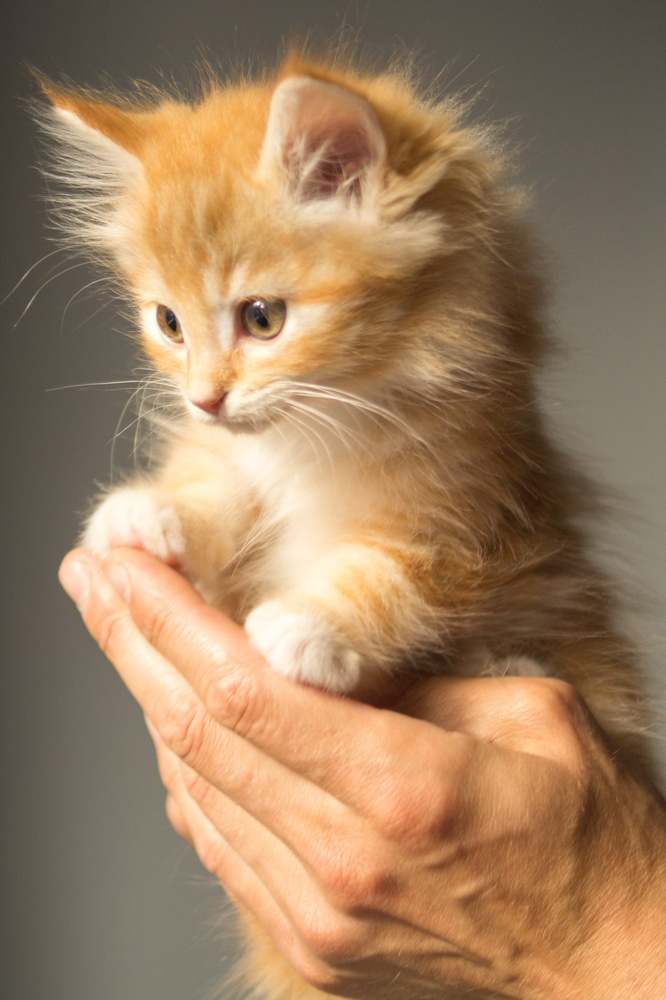
#> input picture Aula03/images/cat03.jpg, 666 x 1000 px, shrunk from 2261 x 3396 before the run
$ jupyter execute Aula02.ipynb   (shell and % lines are left out)
#> lines starting #> are read from the running program, lines starting #| are printed output that depends on the picture
[cell 1]
# %matplotlib notebook

import numpy as np
import matplotlib
import matplotlib.pyplot as plt
import multiprocessing

from ipywidgets import widgets

import skimage
from skimage import io
from skimage.viewer import ImageViewer


matplotlib.rcParams['toolbar'] = 'None'

[cell 2]
img = io.imread(f'images/cat03.jpg')
#> img is the input picture: shape (1000, 666, 3); mean R, G, B 158, 127.2, 96.3
# img = skimage.transform.rescale(img, 1) # Convert image color range to [0, 1[
print(img.shape)
#| (1000, 666, 3)
img[:2]

[cell 3]
# viewer = ImageViewer(img)
# viewer.show()
plt.imshow(img)

[cell 4]
gray_image = img.copy()

# Normalize image, converting it to grayscale and it's scale to [0, 1[
y_, x_, _ = gray_image.shape
#> y_ = 1000; x_ = 666
for x in range(x_):
    for y in range(y_):
        r, g, b = gray_image[y, x]
        gray = (int(r) + int(g) + int(b)) / int(3)
        gray_image[y, x] = (gray, gray, gray)
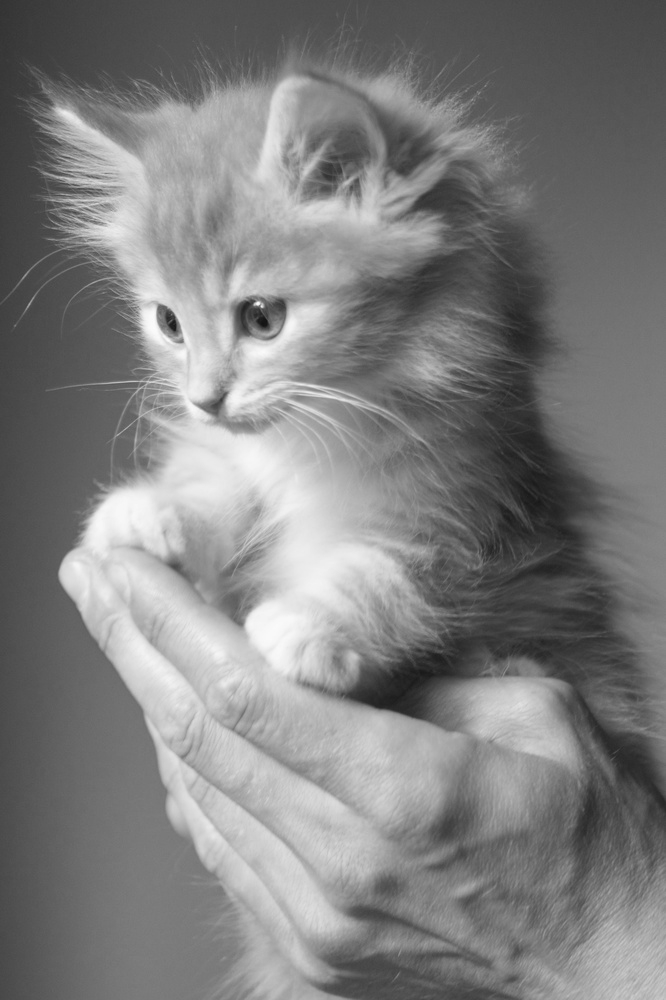
#> gray_image: shape (1000, 666, 3); min 19, max 252, mean 126.9


gray_image = gray_image / 255.0

f, axarr = plt.subplots(1,1)
axarr.axis('off')
axarr.imshow(gray_image)

[cell 5]
def shift_brightness(img, c):
#> called with c = -0.4
    y_, x_, _ = img.shape
#> y_ = 1000; x_ = 666
    for x in range(x_):
        for y in range(y_):
            img[y, x] += c
            if img[y, x][0] >= 1: img[y, x] = 0.99
            if img[y, x][0] <= 0: img[y, x] = 0
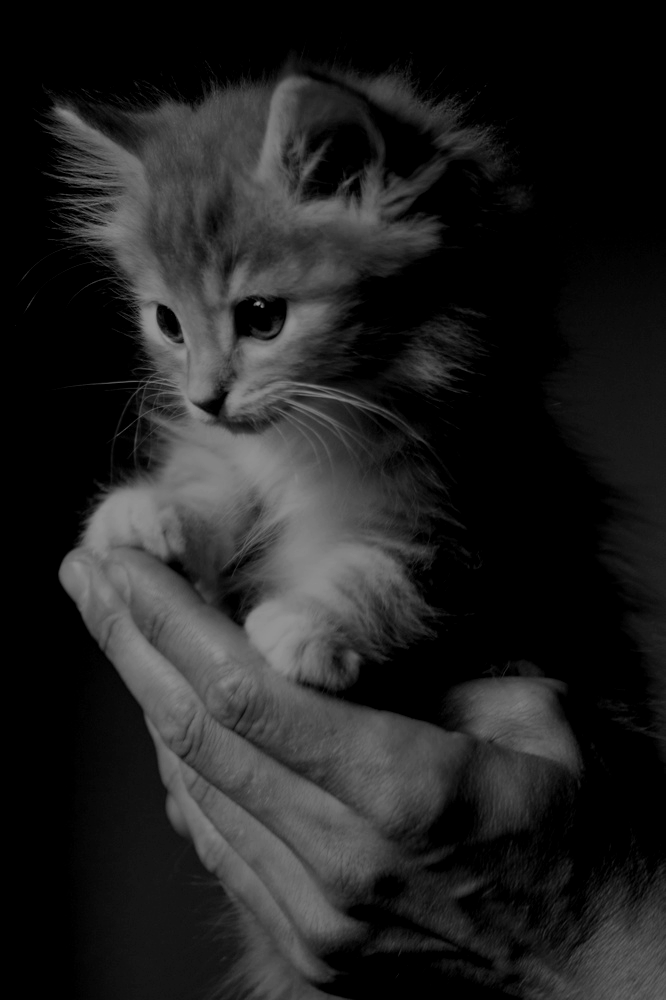
#> img: shape (1000, 666, 3) float64; min 0, max 0.588, mean 0.133
    return img

def _apply(c):
    return shift_brightness(gray_image.copy(), c)

with multiprocessing.Pool(processes=5) as p:
    dark, bright = p.map(_apply, [-0.4, 0.4])
#> call 2 of shift_brightness, with c = 0.4
#> after the loop in shift_brightness (call 2), `for x in range(x_):`:
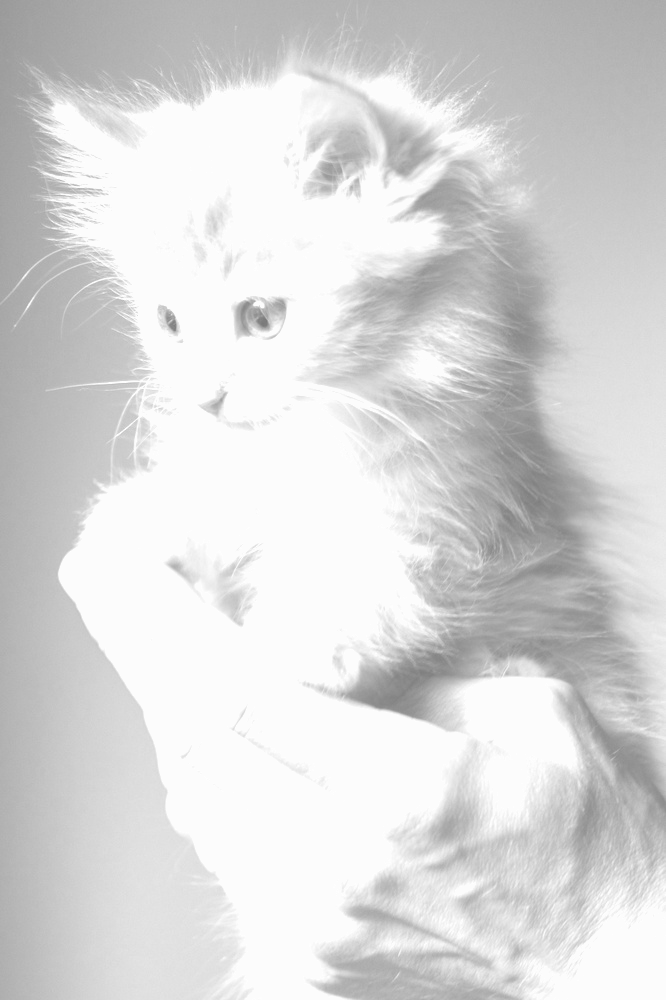
#> img: shape (1000, 666, 3) float64; min 0.475, max 0.996, mean 0.848

f, axarr = plt.subplots(1,3)
for ax in axarr: ax.axis('off')

axarr[0].imshow(dark)
axarr[1].imshow(gray_image)
axarr[2].imshow(bright)
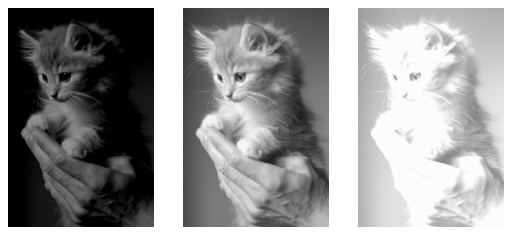
#> figure drawn by matplotlib, 3 panels

[cell 6]
def get_histogram(image):
    #Image is gray, so take only red pixels
    image = image[:, :, 0]
    # Transform image to 1 dimension array
    return [pix for col in image for pix in col]


fig, axarr = plt.subplots(2,2)
for ax in axarr[0]: ax.axis('off')

axarr[0][0].imshow(gray_image)
axarr[1][0].hist(get_histogram(gray_image))


def handle(c):
    axarr[0][1].text(0, 0, 'loading')
    fig.canvas.draw()
    mut_img = shift_brightness(gray_image.copy(), c)
    axarr[0][1].clear()
    axarr[1][1].clear()
    for ax in axarr[0]: ax.axis('off')
    axarr[0][1].imshow(mut_img)
    axarr[1][1].hist(get_histogram(mut_img))
    fig.canvas.draw()


mut_img = widgets.interact(handle, c=(-1, 1, 0.2))
#> the sliders are set to c = 0.0
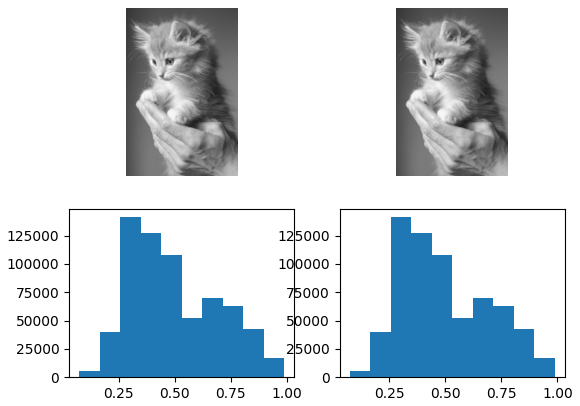
#> figure drawn by matplotlib, 4 panels; panel 3: tallest bar 141257 high, from x = 0.257 to 0.349; panel 4: tallest bar 141257 high, from x = 0.257 to 0.349

$ run again, with Aula03/images/cat02.jpg copied over Aula03/images/cat03.jpg
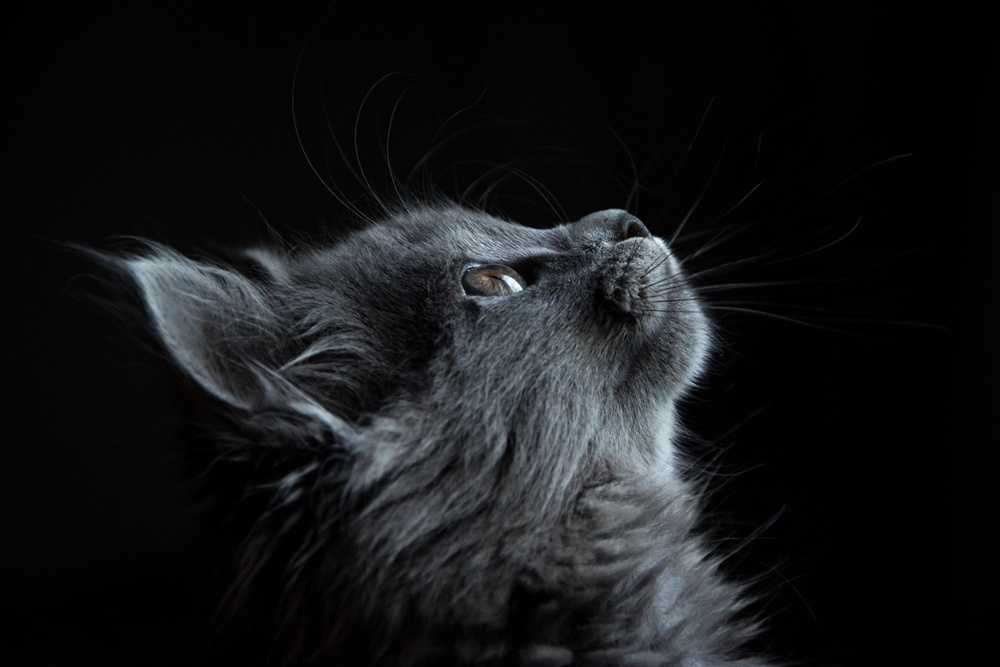
#> input picture Aula03/images/cat02.jpg, 1000 x 667 px, shrunk from 6000 x 4000 before the run
#> img is the input picture: shape (667, 1000, 3); mean R, G, B 20.9, 21.9, 23.5
#| (667, 1000, 3)
#> after the loop in shift_brightness (call 2), `for x in range(x_):`:
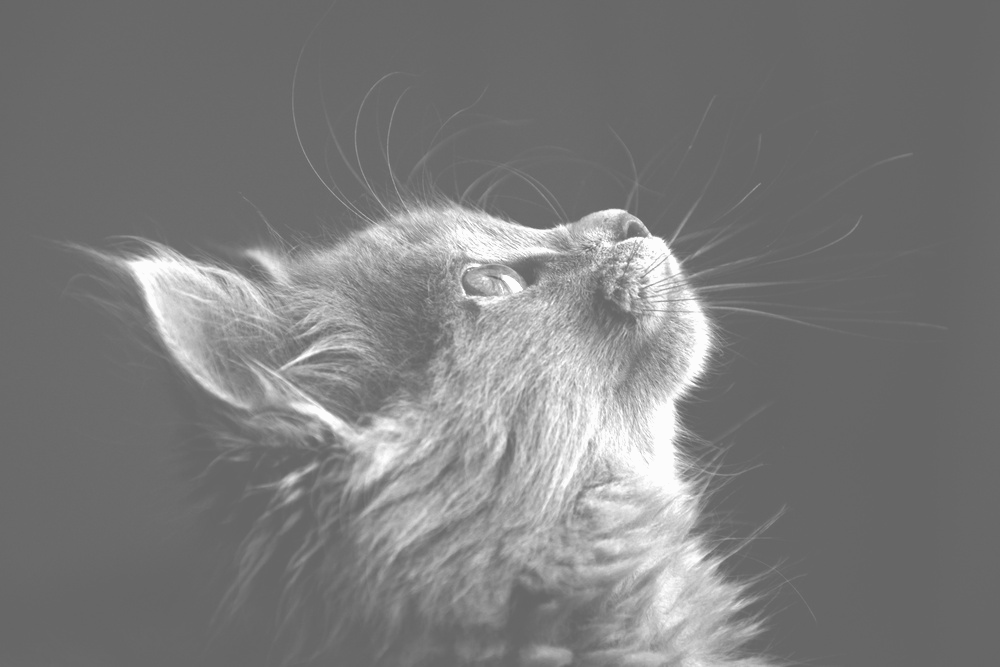
#> img: shape (667, 1000, 3) float64; min 0.4, max 0.996, mean 0.485
#> `[cell 6] def get_histogram(image): #Image is gray, so take only red pi..`:
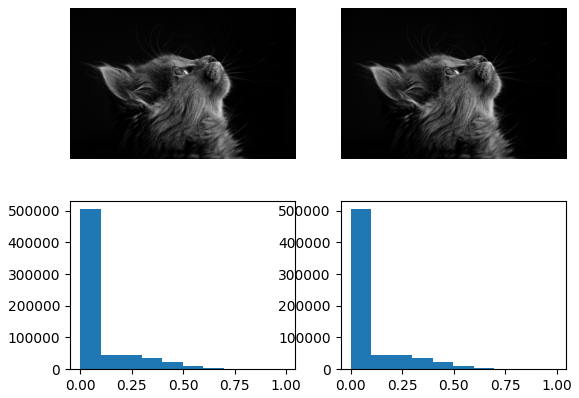
#> figure drawn by matplotlib, 4 panels; panel 3: tallest bar 504240 high, from x = 0 to 0.0996; panel 4: tallest bar 504240 high, from x = 0 to 0.0996
